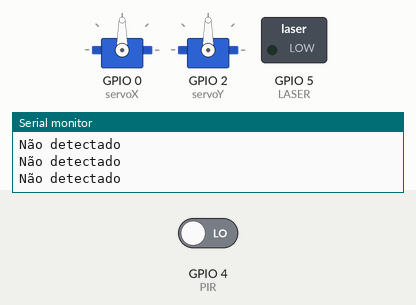
Simulated run of this sketch. Board: ESP8266 (NodeMCU). Parts: 2 × servo, switched loads named in the sketch (green lamp = pin HIGH), the last lines printed to the serial monitor. Inputs (shaded band) come from the test bench; at power-on: GPIO 4 (PIR) LOW. WiFi joins after 1.5 s; servers stay silent unless stated; random numbers use the default seed unless the sketch sets one; no MQTT or app messages arrive unless stated.

Above: at 2.7 s.
2.8 s: GPIO 4 (PIR) driven HIGH
At 3.9 s:
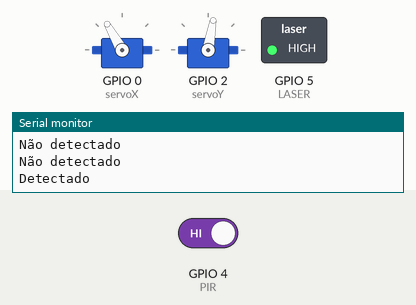
At 5.4 s:
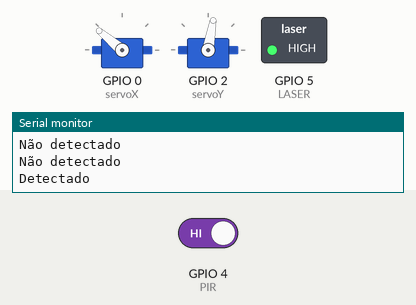
Timing chart, 0 to 24.3 s (numbered marks = the images above; inputs shaded):
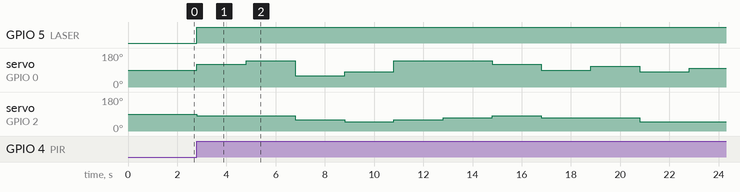

The sketch:

laserPet.ino
```cpp
#include <PubSubClient.h>
#include <ESP8266WiFi.h>

#include <Servo.h>
#define POS_INICIAL 90
#define X_MINIMO    30 // Angulo de X (30 a 150)
#define Y_MINIMO    50 // Angulo de y (50 a 90)
#define X_INTERVALO 12 // (X maximo - X minimo)/10 = 12
#define Y_INTERVALO  4 // (Y maximo - Y minimo)/10 = 4
#define LASER_TEMPO 60
#define LASER       5
#define PIR         4

Servo servoX;
Servo servoY;

// SETUP WIFI E MQTT

const char* ssid = "";                         // SSID DA SUA REDE
const char* password = "";                // SENHA DA SUA REDE WIFI
const char* mqtt_server = "mqtt.eclipseprojects.io";  // BROKER MQTT ADRESS
const int mqtt_port = 1883;                           // BROKER MQTT PORT
const char* mqtt_user = "usuario";
const char* mqtt_password= "senha";

WiFiClient espClient;
PubSubClient client(espClient);


void setup() {
  Serial.begin(115200);
  servoX.attach(0);
  servoY.attach(2);
  servoX.write(POS_INICIAL);
  servoY.write(POS_INICIAL);

  pinMode(LASER, OUTPUT);
  digitalWrite(LASER, LOW);

  pinMode(PIR, INPUT);

  setup_wifi();
  client.setServer(mqtt_server, 1883); //BROKER ADRESS, MQTT PORT

}

void setup_wifi() {
  delay(10);
  // We start by connecting to a WiFi network
  Serial.println();
  Serial.print("Connecting to ");
  Serial.println(ssid);

  WiFi.mode(WIFI_STA);
  WiFi.begin(ssid, password);

  while (WiFi.status() != WL_CONNECTED) {
    delay(500);
    Serial.print(".");
  }

  randomSeed(micros());

  Serial.println("");
  Serial.println("WiFi connected");
  Serial.println("IP address: ");
  Serial.println(WiFi.localIP());

}

void reconnect() {
  // Loop until we're reconnected
  while (!client.connected()) {
    Serial.print("Attempting MQTT connection...");
    if (client.connect("ESP8266Client", mqtt_user, mqtt_password)) {
      Serial.println("connected");
    } else {
      Serial.print("failed, rc=");
      Serial.print(client.state());
      Serial.println(" try again in 2 seconds");
      delay(2000);
    }
  }
}

void loop() {
  if (!client.connected()) {
    reconnect();
  }

  int trigger = digitalRead(PIR);
  client.publish("outTopic", String(trigger).c_str());

  if (trigger == HIGH){
    Serial.println("Detectado");
    ligaLaser();
  } else {
    desligaLaser();
    Serial.println("Não detectado");
  }

}

void posiciona_servos(){
  int posicaoX = (random(0,(X_INTERVALO))* 10 + (X_MINIMO));
  int posicaoY = (random(0,(Y_INTERVALO))* 10 + (Y_MINIMO));
  servoX.write(posicaoX);
  servoY.write(posicaoY);
}

void ligaLaser(){
  for(int i=0; i<= LASER_TEMPO/2; i++){
digitalWrite(LASER, HIGH);
posiciona_servos();
delay(2000);
}
}

void desligaLaser(){
digitalWrite(LASER, LOW);
}
```
